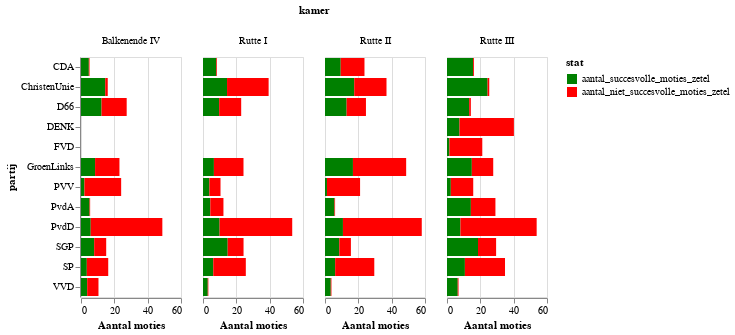

Notebook code for this chart:
### Markdown cell above
Deze visualisatie geeft weer hoe succesvol partijen zijn geweest tijdens de verschillende kamerperiodes. Je ziet bijvoorbeeld de PVV, PvdD en SP als partijen met veel moties, maar weinig succesvolle. Hoewel de sommige partijen hiervan goede ideeen hebben, zijn ze in elk geval niet succesvol in ze door te voeren.

Bij de regeringspartijen is het opvallend hoe succesvol hun moties zijn. Waarschijnlijk omdat ze samen een meerderheid hebben en dus zo hun moties geaccepteerd krijgen.

### Code cell
# hide_input
chart = alt.Chart(party_perf).mark_bar().encode(
    column='kamer',
    x='value:Q',
    y='partij',
    color=alt.Color('stat',
                scale=alt.Scale(
        domain=['aantal_succesvolle_moties_zetel','aantal_niet_succesvolle_moties_zetel'],
        range=['green', 'red']))
).properties(width=100).transform_filter(alt.FieldOneOfPredicate(field='stat', oneOf=['aantal_succesvolle_moties_zetel','aantal_niet_succesvolle_moties_zetel']))
chart.encoding.x.title = 'Aantal moties'
chart

### Figure 1 — Vega-Lite specification as saved in the notebook (floating-point values rounded to 4 significant figures; data arrays with more than 128 entries replaced by an {"elided": "..."} marker saying what was removed)
{"config": {"view": {"continuousWidth": 400, "continuousHeight": 300}}, "data": {"name": "data-3ce1d689973c82eb32c535a1631ba0ab"}, "mark": "bar", "encoding": {"color": {"type": "nominal", "field": "stat", "scale": {"domain": ["aantal_succesvolle_moties_zetel", "aantal_niet_succesvolle_moties_zetel"], "range": ["green", "red"]}}, "column": {"type": "nominal", "field": "kamer"}, "x": {"type": "quantitative", "field": "value", "title": "Aantal moties"}, "y": {"type": "nominal", "field": "partij"}}, "transform": [{"filter": {"field": "stat", "oneOf": ["aantal_succesvolle_moties_zetel", "aantal_niet_succesvolle_moties_zetel"]}}], "width": 100, "$schema": "https://vega.github.io/schema/vega-lite/v4.8.1.json", "datasets": {"data-3ce1d689973c82eb32c535a1631ba0ab": {"elided": "336 records"}}}
